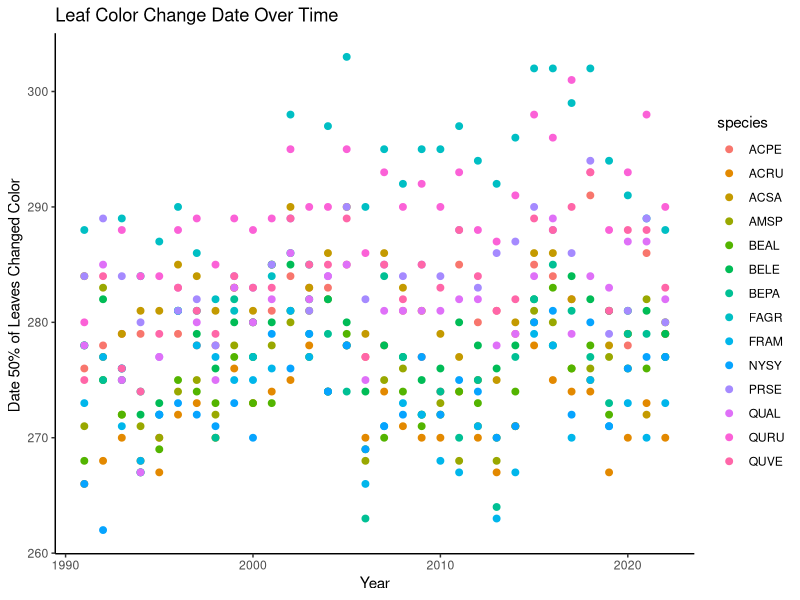

Write R code to recreate this figure.
## ---- chunk 1
knitr::opts_chunk$set(echo = TRUE)
library(tidyverse)
library(ggplot2)
## ---- chunk 2
pheno <- read.csv(file="hf003-08-fall-mean-spp.csv") #read in the data
pheno %>% #pipe in data
  #filter in species present for the whole dataset
  filter(species=="ACRU"|species=="ACSA"|species=="ACPE"|species=="AMSP"|
           species=="BEAL"|species=="BELE"|species=="BEPA"|species=="FAGR"|
           species=="FRAM"|species=="NYSY"|species=="PRSE"|species=="QUAL"|
           species=="QURU"|species=="QUVE") %>% 
  ggplot(aes(x = year, y = lc_doy)) + #set year as x axis and julian day of change as the y
  geom_point(aes(color=species, fill=species), size=2) + 
  ggtitle("Leaf Color Change Date Over Time")+ #add title
  xlab("Year") + #label x axis
  ylab("Date 50% of Leaves Changed Color ") + #label y axis
  theme_classic() #changing background
